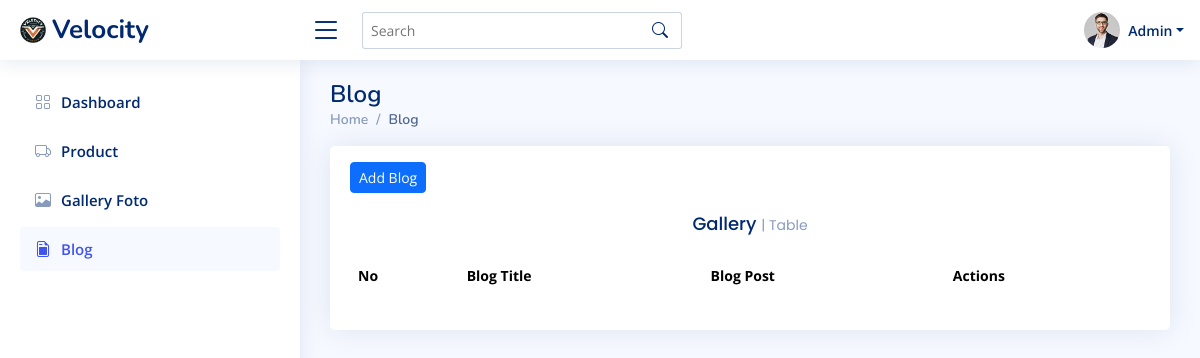
Before: /admin/blog.php (signed in) with the older database file.
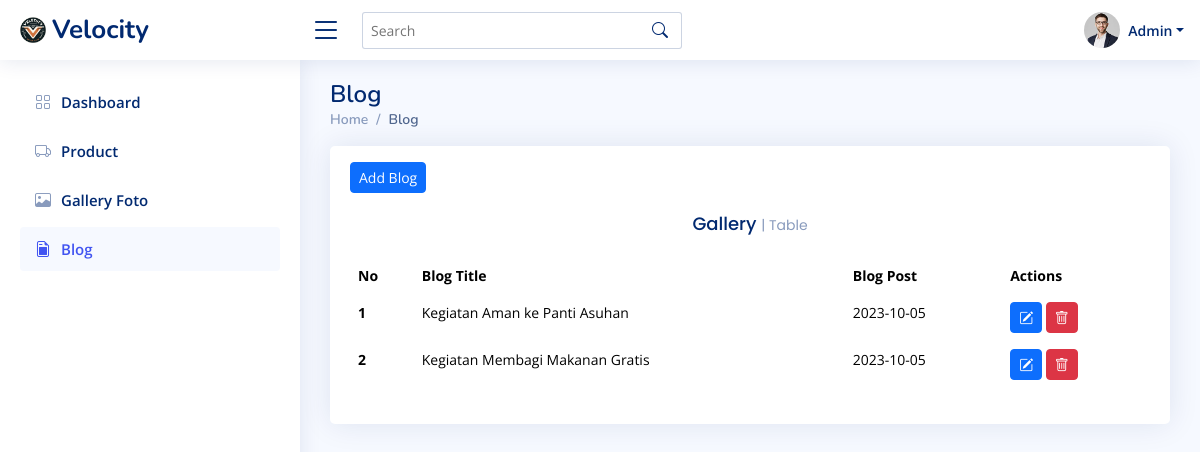
After: the same page with the newer database file.
### tables this page shows
CREATE TABLE `blog` (
  `blog_id` int(11) NOT NULL,
  `blog_body` text NOT NULL,
  `blog_title` varchar(255) NOT NULL,
  `blog_img` varchar(255) NOT NULL,
  `blog_post` date NOT NULL
);

### admin/blog.php (the view, shortened to what the changed rows need)
<!DOCTYPE html>
<html lang="en">
<head>
  <link href="assets/vendor/bootstrap/css/bootstrap.min.css" rel="stylesheet">
  <link href="assets/vendor/bootstrap-icons/bootstrap-icons.css" rel="stylesheet">
  <link href="assets/vendor/boxicons/css/boxicons.min.css" rel="stylesheet">
  <link href="assets/vendor/quill/quill.snow.css" rel="stylesheet">
  <link href="assets/vendor/quill/quill.bubble.css" rel="stylesheet">
  <link href="assets/vendor/remixicon/remixicon.css" rel="stylesheet">
  <link href="assets/vendor/simple-datatables/style.css" rel="stylesheet">
  <link href="assets/css/style.css" rel="stylesheet">
</head>
<body>
  <main id="main" class="main">
    <div class="pagetitle">
      <h1>Blog</h1>
    </div>
    <section class="section dashboard">
      <div class="row">
        <div class="col-lg-12">
          <div class="row">
            <div class="col-12">
              <div class="card recent-sales overflow-auto">
                <div class="card-body">
                  <table class="table table-borderless datatable">
                    <thead>
                      <tr>
                        <th scope="col">No</th>
                        <th scope="col">Blog Title</th>
                        <th scope="col">Blog Post</th>
                        <th scope="col">Actions</th>
                      </tr>
                    </thead>
                    <tbody>
                      <?php
                      require_once 'config/conn.php';
                      $no = 1;
                      $blogs = mysqli_query($conn, "SELECT * FROM blog");
                      foreach ($blogs as $blog) {
                      ?>
                        <tr>
                          <th scope="row"><?= $no++ ?></th>
                          <td><?= $blog['blog_title'] ?></td>
                          <td><?= $blog['blog_post'] ?></td>
                          <td>
                            <button type="button" class="btn btn-primary btn-sm" data-bs-toggle="modal" data-bs-target="#exampleModalEdit<?= $blog['blog_id'] ?>">
                              <i class="bi bi-pencil-square"></i>
                            </button>
                            <a href="config/del-gallery.php?id=<?= $blog['blog_id'] ?>" class="btn btn-danger btn-sm" onclick="return confirm('Menghapus Data ?')">
                              <i class="bi bi-trash"></i>
                            </a>
                          </td>
                        </tr>
                      <?php } ?>
                    </tbody>
                  </table>
                </div>
              </div>
            </div>
          </div>
        </div>
      </div>
    </section>
  </main>
</body>
</html>

Changed rows visible on the page:
added blog: blog_title "Kegiatan Aman ke Panti Asuhan", blog_post "2023-10-05"
added blog: blog_title "Kegiatan Membagi Makanan Gratis", blog_post "2023-10-05"
